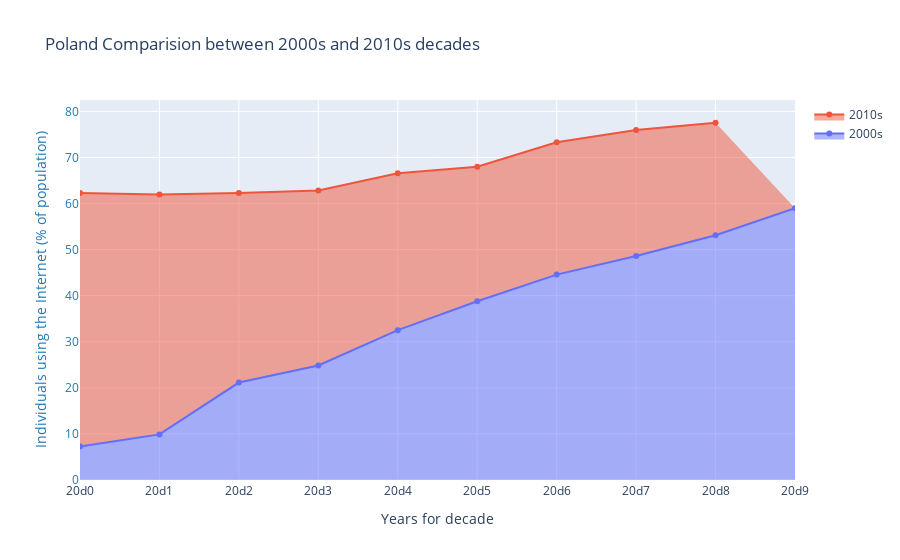

Source (notebook cell):
### Code cell
fig = go.Figure()
fig.add_trace(go.Scatter(x=["20d{0}".format(x) for x in range(0,10,1)], y=poland_df[s2000].values[0], fill='tozeroy', name="2000s"))
fig.add_trace(go.Scatter(x=["20d{0}".format(x) for x in range(0,10,1)], y=poland_df[s2010].values[0], fill='tonexty', name="2010s"))
fig.update_layout(
    title="Poland Comparision between 2000s and 2010s decades",
    yaxis=dict(
        title="Individuals using the Internet (% of population)",
        titlefont=dict(
            color="#1f77b4"
        ),
        tickfont=dict(
            color="#1f77b4"
        ),
        side="left",
        overlaying="y"
    ),
    xaxis = dict(
      title = 'Years for decade',
      showgrid = True,
      zeroline = True,
      showline = True,
      showticklabels = True,
      gridwidth = 1
   ),
)
fig.show()

### Figure 1 — Plotly figure (JSON) as saved in the notebook; plotly's stock layout.template omitted (floating-point values rounded to 4 significant figures)
{"data": [{"fill": "tozeroy", "name": "2000s", "type": "scatter", "x": ["20d0", "20d1", "20d2", "20d3", "20d4", "20d5", "20d6", "20d7", "20d8", "20d9"], "y": [7.285, 9.901, 21.15, 24.87, 32.53, 38.81, 44.58, 48.6, 53.13, 58.97]}, {"fill": "tonexty", "name": "2010s", "type": "scatter", "x": ["20d0", "20d1", "20d2", "20d3", "20d4", "20d5", "20d6", "20d7", "20d8", "20d9"], "y": [62.32, 61.95, 62.31, 62.85, 66.6, 68.0, 73.3, 75.99, 77.54, null]}], "layout": {"title": {"text": "Poland Comparision between 2000s and 2010s decades"}, "xaxis": {"gridwidth": 1, "showgrid": true, "showline": true, "showticklabels": true, "title": {"text": "Years for decade"}, "zeroline": true}, "yaxis": {"overlaying": "y", "side": "left", "tickfont": {"color": "#1f77b4"}, "title": {"font": {"color": "#1f77b4"}, "text": "Individuals using the Internet (% of population)"}}}}
